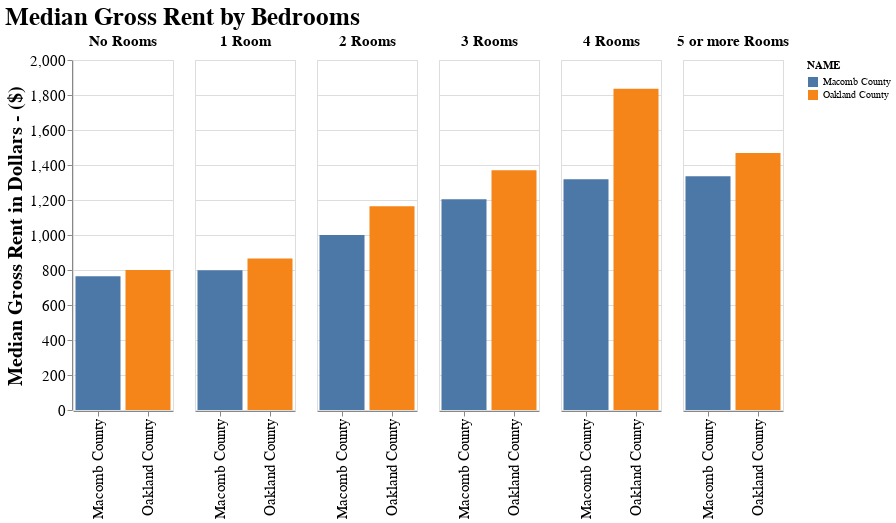

The code cell stored with this chart in its notebook:
### Code cell
counties_idx = np.where(gross_rent_est_df.NAME.isin(counties))
gross_rent_est_df_comp = gross_rent_est_df.loc[counties_idx]

bars = alt.Chart(gross_rent_est_df_comp).mark_bar(color='orange', fontSize=15).encode(
            x=alt.X('NAME:N', axis=alt.Axis(title='')),
            y = alt.Y('Rent:Q',axis=alt.Axis(title='Median Gross Rent in Dollars - ($)')),
            color='NAME:N',
            tooltip=['NAME', 'No_of_Rooms', 'Rent']
).properties(width=100, height=350)

alt.layer(bars).facet(
    column=alt.Column('No_of_Rooms:N', title='', 
                      sort=sort_order, header=alt.Header(labelFontSize=15, labelFontWeight='bold'))
).properties(
    title='Median Gross Rent by Bedrooms'
).configure_title(fontSize=25
).configure_axis(labelFontSize=15, 
                 titleFontSize=20)

### Figure 1 — Vega-Lite specification as saved in the notebook (floating-point values rounded to 4 significant figures)
{"config": {"view": {"continuousWidth": 400, "continuousHeight": 300}, "axis": {"labelFontSize": 15, "titleFontSize": 20}, "title": {"fontSize": 25}}, "data": {"name": "data-adb1a3031e6290095b47102f200c71ec"}, "facet": {"column": {"type": "nominal", "field": "No_of_Rooms", "header": {"labelFontSize": 15, "labelFontWeight": "bold"}, "sort": ["No Rooms", "1 Room", "2 Rooms", "3 Rooms", "4 Rooms", "5 or more Rooms"], "title": ""}}, "spec": {"layer": [{"mark": {"type": "bar", "color": "orange", "fontSize": 15}, "encoding": {"color": {"type": "nominal", "field": "NAME"}, "tooltip": [{"type": "nominal", "field": "NAME"}, {"type": "nominal", "field": "No_of_Rooms"}, {"type": "quantitative", "field": "Rent"}], "x": {"type": "nominal", "axis": {"title": ""}, "field": "NAME"}, "y": {"type": "quantitative", "axis": {"title": "Median Gross Rent in Dollars - ($)"}, "field": "Rent"}}, "height": 350, "width": 100}]}, "title": "Median Gross Rent by Bedrooms", "$schema": "https://vega.github.io/schema/vega-lite/v4.8.1.json", "datasets": {"data-adb1a3031e6290095b47102f200c71ec": [{"NAME": "Macomb County", "No_of_Rooms": "No Rooms", "Rent": 765}, {"NAME": "Oakland County", "No_of_Rooms": "No Rooms", "Rent": 800}, {"NAME": "Macomb County", "No_of_Rooms": "1 Room", "Rent": 798}, {"NAME": "Oakland County", "No_of_Rooms": "1 Room", "Rent": 866}, {"NAME": "Macomb County", "No_of_Rooms": "2 Rooms", "Rent": 1000}, {"NAME": "Oakland County", "No_of_Rooms": "2 Rooms", "Rent": 1164}, {"NAME": "Macomb County", "No_of_Rooms": "3 Rooms", "Rent": 1204}, {"NAME": "Oakland County", "No_of_Rooms": "3 Rooms", "Rent": 1370}, {"NAME": "Macomb County", "No_of_Rooms": "4 Rooms", "Rent": 1318}, {"NAME": "Oakland County", "No_of_Rooms": "4 Rooms", "Rent": 1836}, {"NAME": "Macomb County", "No_of_Rooms": "5 or more Rooms", "Rent": 1336}, {"NAME": "Oakland County", "No_of_Rooms": "5 or more Rooms", "Rent": 1469}]}}
